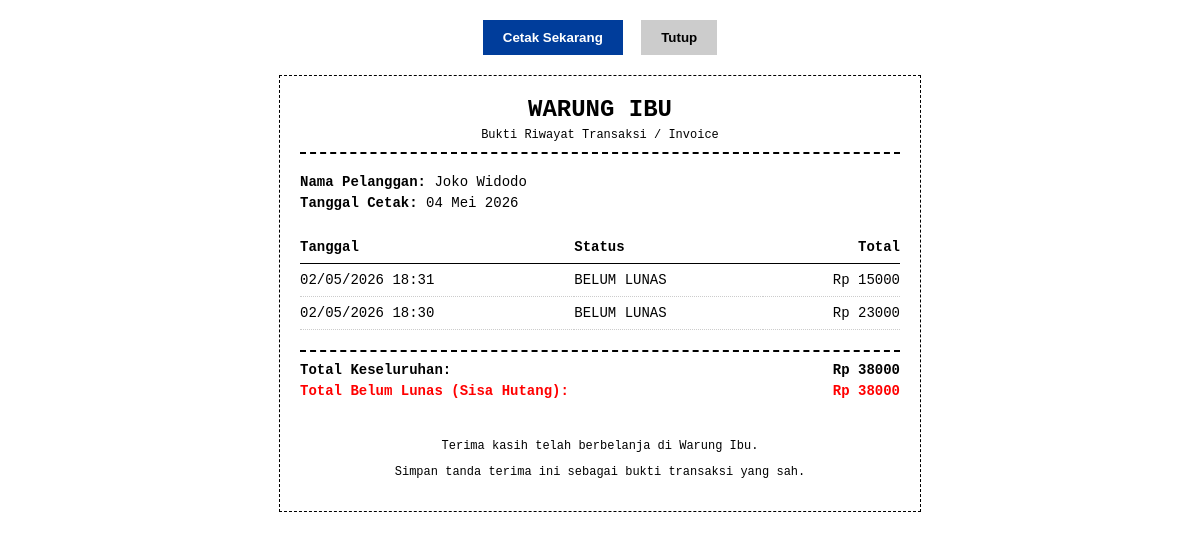
The app's page /laporan/cetak/7/ with its own data.
### core/models.py (models this page shows, shortened)
class Customer(models.Model):
    nama = models.CharField(max_length=100)
    no_hp = models.CharField(max_length=20, blank=True, null=True)

class Transaksi(models.Model):
    STATUS_CHOICES = (
        ('bayar', 'Bayar'),
        ('nanti', 'Nanti'),
    )
    tanggal = models.DateTimeField(default=timezone.now)
    customer = models.ForeignKey(Customer, on_delete=models.SET_NULL, null=True, blank=True)
    total = models.DecimalField(max_digits=12, decimal_places=0, default=0)
    status = models.CharField(max_length=10, choices=STATUS_CHOICES, default='bayar')

### core/views.py (the view)
# urls.py: path('laporan/cetak/<int:customer_id>/', views.cetak_laporan_customer, name='cetak_laporan_customer'),
def cetak_laporan_customer(request, customer_id):
    customer = get_object_or_404(Customer, pk=customer_id)
    transaksi = Transaksi.objects.filter(customer=customer).order_by('-tanggal')
    total_nominal = transaksi.aggregate(Sum('total'))['total__sum'] or 0
    total_piutang = transaksi.filter(status='nanti').aggregate(Sum('total'))['total__sum'] or 0
    context = {
        'customer': customer,
        'transaksi_list': transaksi,
        'total_nominal': total_nominal,
        'total_piutang': total_piutang,
        'tanggal_cetak': timezone.localtime().date()
    }
    return render(request, 'cetak_laporan.html', context)

### templates/cetak_laporan.html (shortened to what this page needs)
<!DOCTYPE html>
<html lang="id">
<head>
</head>
<body>
    <div class="no-print" style="text-align: center; margin-bottom: 20px;">
        <button onclick="window.print()" style="padding: 10px 20px; background: #003d9b; color: white; border: none; font-weight: bold; cursor: pointer;">Cetak Sekarang</button>
        <button onclick="window.close()" style="padding: 10px 20px; background: #ccc; border: none; font-weight: bold; cursor: pointer; margin-left: 10px;">Tutup</button>
    </div>
    <div class="container">
        <div class="header">
            <h1>WARUNG IBU</h1>
            <p>Bukti Riwayat Transaksi / Invoice</p>
        </div>
        <div class="info">
            <p><strong>Nama Pelanggan:</strong> {{ customer.nama }}</p>
            <p><strong>Tanggal Cetak:</strong> {{ tanggal_cetak|date:"d M Y" }}</p>
        </div>
        <table>
            <thead>
                <tr>
                    <th>Tanggal</th>
                    <th>Status</th>
                    <th class="text-right">Total</th>
                </tr>
            </thead>
            <tbody>
                {% for trx in transaksi_list %}
                <tr>
                    <td>{{ trx.tanggal|date:"d/m/Y H:i" }}</td>
                    <td>
                        {% if trx.status == 'bayar' %}
                            LUNAS
                        {% else %}
                            BELUM LUNAS
                        {% endif %}
                    </td>
                    <td class="text-right">Rp {{ trx.total|floatformat:0 }}</td>
                </tr>
                {% endfor %}
            </tbody>
        </table>
        <div class="summary">
            <div class="summary-row">
                <span>Total Keseluruhan:</span>
                <span>Rp {{ total_nominal|floatformat:0 }}</span>
            </div>
            <div class="summary-row total-piutang">
                <span>Total Belum Lunas (Sisa Hutang):</span>
                <span>Rp {{ total_piutang|floatformat:0 }}</span>
            </div>
        </div>
        <div style="text-align: center; margin-top: 40px; font-size: 12px;">
            <p>Terima kasih telah berbelanja di Warung Ibu.</p>
            <p>Simpan tanda terima ini sebagai bukti transaksi yang sah.</p>
        </div>
    </div>
</body>
</html>

### templates/cetak_laporan.html (style rules this page uses)
body { font-family: 'Courier New', Courier, monospace; font-size: 14px; color: #000; margin: 0; padding: 20px; }
.container { max-width: 600px; margin: 0 auto; border: 1px dashed #000; padding: 20px; }
.header { text-align: center; border-bottom: 2px dashed #000; padding-bottom: 10px; margin-bottom: 20px; }
.header h1 { margin: 0 0 5px; font-size: 24px; }
.header p { margin: 0; font-size: 12px; }
.info { margin-bottom: 20px; }
.info p { margin: 5px 0; }
table { width: 100%; border-collapse: collapse; margin-bottom: 20px; }
th, td { text-align: left; padding: 8px 0; border-bottom: 1px dotted #ccc; }
th { font-weight: bold; border-bottom: 1px solid #000; }
.text-right { text-align: right; }
.summary { border-top: 2px dashed #000; padding-top: 10px; }
.summary-row { display: flex; justify-content: space-between; margin-bottom: 5px; font-weight: bold; }
.total-piutang { color: red; }

### records on screen
Customer: nama "Joko Widodo"
Transaksi: tanggal "02/05/2026 18:31", status "BELUM LUNAS", total "15000"
Transaksi: tanggal "02/05/2026 18:30", status "BELUM LUNAS", total "23000"

### other values on screen
{{ tanggal_cetak|date:"d M Y" }} "04 Mei 2026"
{{ total_nominal|floatformat:0 }} "38000"
{{ total_piutang|floatformat:0 }} "38000"
